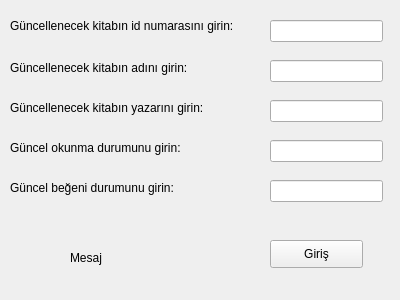
<?xml version="1.0" encoding="UTF-8"?>
<ui version="4.0">
 <class>Guncel_Kitap</class>
 <widget class="QWidget" name="Guncel_Kitap">
  <property name="geometry">
   <rect>
    <x>0</x>
    <y>0</y>
    <width>400</width>
    <height>300</height>
   </rect>
  </property>
  <property name="windowTitle">
   <string>Form</string>
  </property>
  <widget class="QLabel" name="guncelid_label">
   <property name="geometry">
    <rect>
     <x>10</x>
     <y>10</y>
     <width>251</width>
     <height>31</height>
    </rect>
   </property>
   <property name="text">
    <string>Güncellenecek kitabın id numarasını girin:</string>
   </property>
  </widget>
  <widget class="QLineEdit" name="guncel_id">
   <property name="geometry">
    <rect>
     <x>270</x>
     <y>20</y>
     <width>113</width>
     <height>22</height>
    </rect>
   </property>
  </widget>
  <widget class="QPushButton" name="giris_button">
   <property name="geometry">
    <rect>
     <x>270</x>
     <y>240</y>
     <width>93</width>
     <height>28</height>
    </rect>
   </property>
   <property name="text">
    <string>Giriş</string>
   </property>
  </widget>
  <widget class="QLabel" name="mesaj_label">
   <property name="geometry">
    <rect>
     <x>70</x>
     <y>250</y>
     <width>55</width>
     <height>16</height>
    </rect>
   </property>
   <property name="text">
    <string>Mesaj</string>
   </property>
  </widget>
  <widget class="QLabel" name="guncelad_label">
   <property name="geometry">
    <rect>
     <x>10</x>
     <y>60</y>
     <width>241</width>
     <height>16</height>
    </rect>
   </property>
   <property name="text">
    <string>Güncellenecek kitabın adını girin:</string>
   </property>
  </widget>
  <widget class="QLabel" name="guncelyazar_label">
   <property name="geometry">
    <rect>
     <x>10</x>
     <y>100</y>
     <width>211</width>
     <height>16</height>
    </rect>
   </property>
   <property name="text">
    <string>Güncellenecek kitabın yazarını girin:</string>
   </property>
  </widget>
  <widget class="QLabel" name="guncelokunma_label">
   <property name="geometry">
    <rect>
     <x>10</x>
     <y>140</y>
     <width>241</width>
     <height>16</height>
    </rect>
   </property>
   <property name="text">
    <string>Güncel okunma durumunu girin:</string>
   </property>
  </widget>
  <widget class="QLabel" name="guncelbegeni_label">
   <property name="geometry">
    <rect>
     <x>10</x>
     <y>180</y>
     <width>221</width>
     <height>16</height>
    </rect>
   </property>
   <property name="text">
    <string>Güncel beğeni durumunu girin:</string>
   </property>
  </widget>
  <widget class="QLineEdit" name="guncel_ad">
   <property name="geometry">
    <rect>
     <x>270</x>
     <y>60</y>
     <width>113</width>
     <height>22</height>
    </rect>
   </property>
  </widget>
  <widget class="QLineEdit" name="guncel_yazar">
   <property name="geometry">
    <rect>
     <x>270</x>
     <y>100</y>
     <width>113</width>
     <height>22</height>
    </rect>
   </property>
  </widget>
  <widget class="QLineEdit" name="guncel_okunma">
   <property name="geometry">
    <rect>
     <x>270</x>
     <y>140</y>
     <width>113</width>
     <height>22</height>
    </rect>
   </property>
  </widget>
  <widget class="QLineEdit" name="guncel_begeni">
   <property name="geometry">
    <rect>
     <x>270</x>
     <y>180</y>
     <width>113</width>
     <height>22</height>
    </rect>
   </property>
  </widget>
 </widget>
 <resources/>
 <connections/>
</ui>
